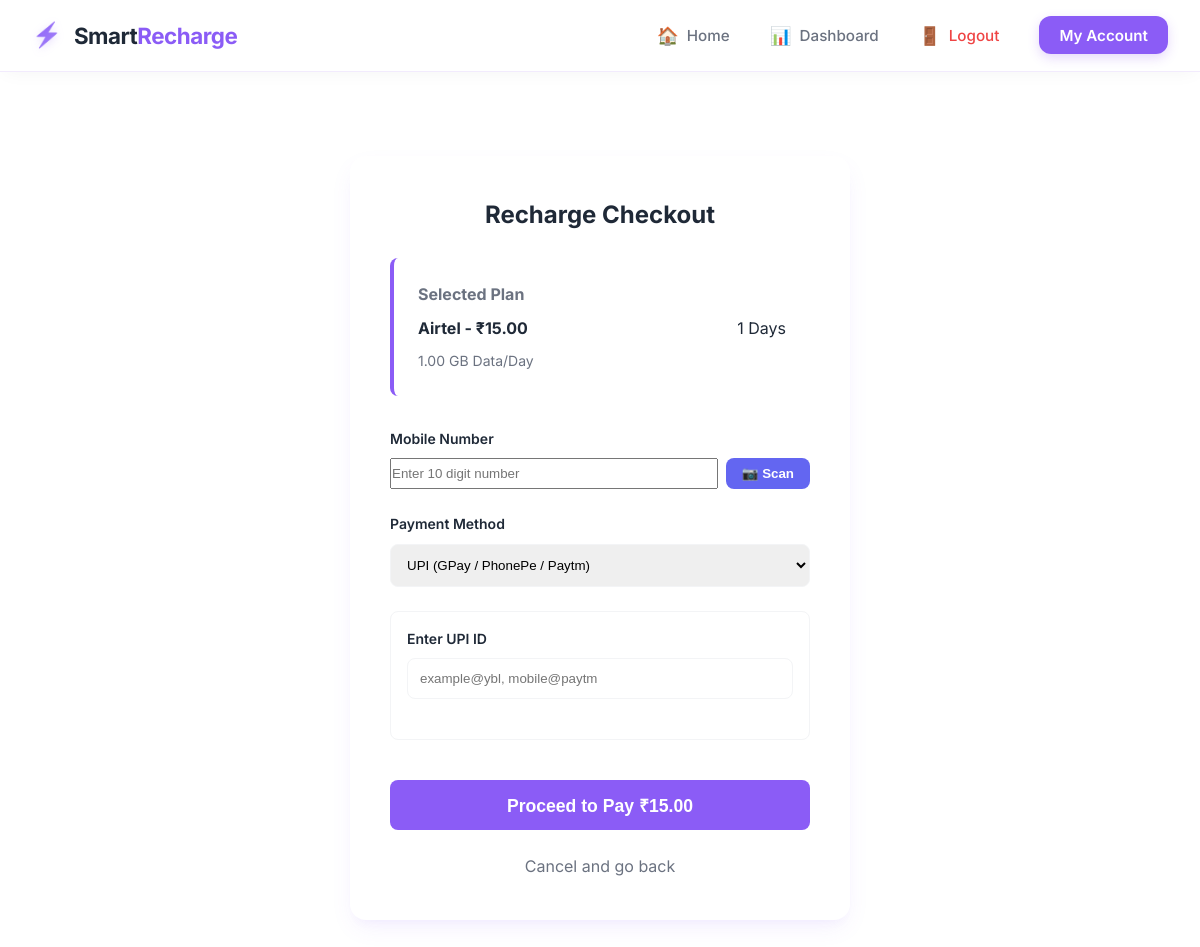
The app's page /recharge.php?id=2 (signed in) with its own data.
### tables this page shows
CREATE TABLE IF NOT EXISTS plans (
    id INT AUTO_INCREMENT PRIMARY KEY,
    operator ENUM('Jio', 'Airtel', 'VI') NOT NULL,
    price DECIMAL(10, 2) NOT NULL,
    validity INT NOT NULL,  
    data_per_day DECIMAL(5, 2) NOT NULL,  
    is_best_plan BOOLEAN DEFAULT FALSE,
    category ENUM('Budget', 'Unlimited', 'Long Validity', 'OTT Bundled') DEFAULT 'Unlimited',
    ott_subscription VARCHAR(100) DEFAULT NULL,
    cost_per_day DECIMAL(10, 2) GENERATED ALWAYS AS (price / validity) STORED,
    created_at TIMESTAMP DEFAULT CURRENT_TIMESTAMP,
    UNIQUE KEY uniq_plan (operator, price, validity, data_per_day)
);

### recharge.php (the view, shortened to what this page needs)
<?php
require_once 'db.php';
$plan_id = $_GET['id'] ?? ($_POST['plan_id'] ?? null);
$stmt = $pdo->prepare("SELECT * FROM plans WHERE id = ?");
$stmt->execute([$plan_id]);
$plan = $stmt->fetch();
?>
<!DOCTYPE html>
<html lang="en">
<head>
    <link rel="stylesheet" href="style.css">
</head>
<?php include 'header.php'; ?>
<div class="container">
    <div class="checkout-container">
        <h2 style="margin-bottom: 1.5rem; text-align: center;">Recharge Checkout</h2>
        <div class="plan-summary">
            <h4 style="color: var(--text-muted); margin-bottom: 0.5rem;">Selected Plan</h4>
            <div style="display: flex; justify-content: space-between; align-items: center;">
                <strong><?php echo $plan['operator']; ?> - ₹<?php echo $plan['price']; ?></strong>
                <span><?php echo $plan['validity']; ?> Days</span>
            </div>
            <p style="font-size: 0.875rem; color: var(--text-muted); margin-top: 0.5rem;">
                <?php echo $plan['data_per_day']; ?> GB Data/Day
            </p>
        </div>
        <form method="POST" action="recharge.php?id=<?php echo $plan['id']; ?>">
<div class="filter-group">
    <label>Mobile Number</label>
    <div style="display: flex; gap: 0.5rem;">
        <input type="tel" id="mobile_number" name="mobile_number" placeholder="Enter 10 digit number" maxlength="10" pattern="[0-9]{10}" title="Please enter a 10-digit mobile number" required oninput="this.value = this.value.replace(/[^0-9]/g, '');" style="flex: 1;">
        <button type="button" onclick="toggleScanner()" class="btn-apply" style="width: auto; padding: 0.5rem 1rem; background: #6366f1;">📷 Scan</button>
    </div>
</div>
<div class="filter-group">
    <label>Payment Method</label>
    <select id="payment_method" name="payment_method" onchange="togglePaymentFields()" required>
        <option value="upi">UPI (GPay / PhonePe / Paytm)</option>
    </select>
</div>
<div id="upi_fields" style="display: block; border: 1px solid var(--border-color); padding: 1rem; border-radius: 8px; margin-bottom: 1.5rem;">
    <div class="filter-group">
        <label>Enter UPI ID</label>
        <input type="text" name="upi_id" placeholder="example@ybl, mobile@paytm">
    </div>
</div>
            <button type="submit" name="process_recharge" class="btn-apply" style="margin-top: 1rem; font-size: 1.1rem; height: 50px;">
                Proceed to Pay ₹<?php echo $plan['price']; ?>
            </button>
            <a href="index.php" style="display: block; text-align: center; margin-top: 1.5rem; color: var(--text-muted); text-decoration: none;">
                Cancel and go back
            </a>
        </form>
    </div>
</div>
</body>
</html>

### style.css (style rules this page uses)
:root { --primary: #8b5cf6; --primary-hover: #7c3aed; --bg-color: #ffffff; --card-bg: #ffffff; --text-main: #1f2937; --text-muted: #6b7280; --border-color: #f3f4f6; --accent-jio: #005eb8; --accent-airtel: #e30613; --accent-vi: #ffb400; --shadow: 0 10px 25px -5px rgba(139, 92, 246, 0.1), 0 8px 10px -6px rgba(139, 92, 246, 0.05); --radius: 16px; }
* { margin: 0; padding: 0; box-sizing: border-box; }
.container { max-width: 1200px; margin: 0 auto; padding: 2rem; }
.filter-group { margin-bottom: 1.5rem; }
.filter-group label { display: block; font-size: 0.875rem; font-weight: 600; margin-bottom: 0.5rem; }
.filter-group select, .filter-group input[type="text"], .filter-group input[type="number"] { width: 100%; padding: 0.75rem; border: 1px solid var(--border-color); border-radius: 8px; outline: none; transition: border-color 0.2s; }
.btn-apply { width: 100%; padding: 0.75rem; background: var(--primary); color: white; border: none; border-radius: 8px; font-weight: 600; cursor: pointer; transition: background 0.2s; }

### recharge.php (style rules this page uses)
.checkout-container { max-width: 500px; margin: 4rem auto; background: white; padding: 2.5rem; border-radius: var(--radius); box-shadow: var(--shadow); }
.plan-summary { background: var(--bg-color); padding: 1.5rem; border-radius: 8px; margin-bottom: 2rem; border-left: 4px solid var(--primary); }

### records on screen
plans: operator "Airtel", price "15.00", validity "1", data_per_day "1.00"
